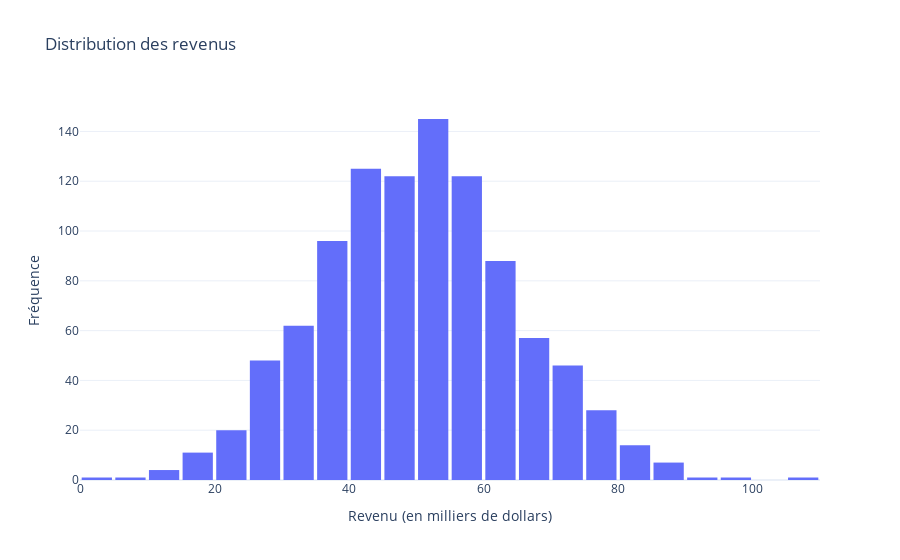

The notebook cell saved with this chart:
### Markdown cell above
### Histogramme

### Code cell
# Revenus (en milliers de dollars)
np.random.seed(42)
data = pd.DataFrame({
    'revenu': np.random.normal(50, 15, 1000)       # Moyenne de 50k, écart-type de 15k
})

# Création de l'histogramme
fig = px.histogram(data, x='revenu', nbins=30,     # nombre de barres
                   title="Distribution des revenus",
                   labels={'revenu': "Revenu (en milliers de dollars)"})

# Personnalisation de l'histogramme
fig.update_layout(
    xaxis_title="Revenu (en milliers de dollars)",
    yaxis_title="Fréquence",
    bargap=0.1,                                     # Espace entre les barres
    template="plotly_white"                         # Fond blanc
)

# Affichage
fig.show()

### Figure 1 — Plotly figure (JSON) as saved in the notebook; plotly's stock layout.template omitted (floating-point values rounded to 4 significant figures; data arrays with more than 128 entries replaced by an {"elided": "..."} marker saying what was removed)
{"data": [{"alignmentgroup": "True", "bingroup": "x", "hovertemplate": "Revenu (en milliers de dollars)=%{x}<br>count=%{y}<extra></extra>", "legendgroup": "", "marker": {"color": "#636efa", "pattern": {"shape": ""}}, "name": "", "nbinsx": 30, "offsetgroup": "", "orientation": "v", "showlegend": false, "type": "histogram", "x": {"elided": "1000 float values"}, "xaxis": "x", "yaxis": "y"}], "layout": {"bargap": 0.1, "barmode": "relative", "legend": {"tracegroupgap": 0}, "title": {"text": "Distribution des revenus"}, "xaxis": {"anchor": "y", "domain": [0, 1], "title": {"text": "Revenu (en milliers de dollars)"}}, "yaxis": {"anchor": "x", "domain": [0, 1], "title": {"text": "Fréquence"}}}}
